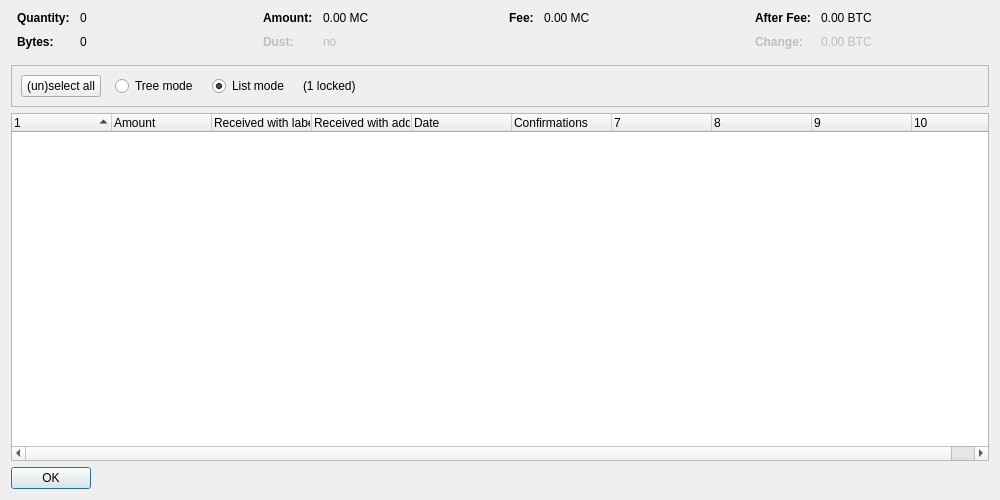
<?xml version="1.0" encoding="UTF-8"?>
<ui version="4.0">
 <class>CoinControlDialog</class>
 <widget class="QDialog" name="CoinControlDialog">
  <property name="geometry">
   <rect>
    <x>0</x>
    <y>0</y>
    <width>1000</width>
    <height>500</height>
   </rect>
  </property>
  <property name="windowTitle">
   <string>Coin Selection</string>
  </property>
  <layout class="QVBoxLayout" name="verticalLayout">
   <item>
    <layout class="QHBoxLayout" name="horizontalLayoutTop" stretch="0,0,0,0">
     <property name="topMargin">
      <number>0</number>
     </property>
     <property name="bottomMargin">
      <number>10</number>
     </property>
     <item>
      <layout class="QFormLayout" name="formLayoutCoinControl1">
       <property name="horizontalSpacing">
        <number>10</number>
       </property>
       <property name="verticalSpacing">
        <number>10</number>
       </property>
       <property name="leftMargin">
        <number>6</number>
       </property>
       <property name="rightMargin">
        <number>6</number>
       </property>
       <item row="0" column="0">
        <widget class="QLabel" name="labelCoinControlQuantityText">
         <property name="font">
          <font>
           <weight>75</weight>
           <bold>true</bold>
          </font>
         </property>
         <property name="text">
          <string>Quantity:</string>
         </property>
        </widget>
       </item>
       <item row="0" column="1">
        <widget class="QLabel" name="labelCoinControlQuantity">
         <property name="cursor">
          <cursorShape>IBeamCursor</cursorShape>
         </property>
         <property name="contextMenuPolicy">
          <enum>Qt::ActionsContextMenu</enum>
         </property>
         <property name="text">
          <string notr="true">0</string>
         </property>
         <property name="textInteractionFlags">
          <set>Qt::LinksAccessibleByMouse|Qt::TextSelectableByKeyboard|Qt::TextSelectableByMouse</set>
         </property>
        </widget>
       </item>
       <item row="1" column="0">
        <widget class="QLabel" name="labelCoinControlBytesText">
         <property name="font">
          <font>
           <weight>75</weight>
           <bold>true</bold>
          </font>
         </property>
         <property name="text">
          <string>Bytes:</string>
         </property>
        </widget>
       </item>
       <item row="1" column="1">
        <widget class="QLabel" name="labelCoinControlBytes">
         <property name="cursor">
          <cursorShape>IBeamCursor</cursorShape>
         </property>
         <property name="contextMenuPolicy">
          <enum>Qt::ActionsContextMenu</enum>
         </property>
         <property name="text">
          <string notr="true">0</string>
         </property>
         <property name="textInteractionFlags">
          <set>Qt::LinksAccessibleByMouse|Qt::TextSelectableByKeyboard|Qt::TextSelectableByMouse</set>
         </property>
        </widget>
       </item>
      </layout>
     </item>
     <item>
      <layout class="QFormLayout" name="formLayoutCoinControl2">
       <property name="horizontalSpacing">
        <number>10</number>
       </property>
       <property name="verticalSpacing">
        <number>10</number>
       </property>
       <property name="leftMargin">
        <number>6</number>
       </property>
       <property name="rightMargin">
        <number>6</number>
       </property>
       <item row="0" column="0">
        <widget class="QLabel" name="labelCoinControlAmountText">
         <property name="font">
          <font>
           <weight>75</weight>
           <bold>true</bold>
          </font>
         </property>
         <property name="text">
          <string>Amount:</string>
         </property>
        </widget>
       </item>
       <item row="0" column="1">
        <widget class="QLabel" name="labelCoinControlAmount">
         <property name="cursor">
          <cursorShape>IBeamCursor</cursorShape>
         </property>
         <property name="contextMenuPolicy">
          <enum>Qt::ActionsContextMenu</enum>
         </property>
         <property name="text">
          <string notr="true">0.00 MC</string>
         </property>
         <property name="textInteractionFlags">
          <set>Qt::LinksAccessibleByMouse|Qt::TextSelectableByKeyboard|Qt::TextSelectableByMouse</set>
         </property>
        </widget>
       </item>
       <item row="1" column="0">
        <widget class="QLabel" name="labelCoinControlLowOutputText">
         <property name="enabled">
          <bool>false</bool>
         </property>
         <property name="font">
          <font>
           <weight>75</weight>
           <bold>true</bold>
          </font>
         </property>
         <property name="text">
          <string>Dust:</string>
         </property>
        </widget>
       </item>
       <item row="1" column="1">
        <widget class="QLabel" name="labelCoinControlLowOutput">
         <property name="enabled">
          <bool>false</bool>
         </property>
         <property name="cursor">
          <cursorShape>IBeamCursor</cursorShape>
         </property>
         <property name="contextMenuPolicy">
          <enum>Qt::ActionsContextMenu</enum>
         </property>
         <property name="text">
          <string notr="true">no</string>
         </property>
         <property name="textInteractionFlags">
          <set>Qt::LinksAccessibleByMouse|Qt::TextSelectableByKeyboard|Qt::TextSelectableByMouse</set>
         </property>
        </widget>
       </item>
      </layout>
     </item>
     <item>
      <layout class="QFormLayout" name="formLayoutCoinControl3">
       <property name="horizontalSpacing">
        <number>10</number>
       </property>
       <property name="verticalSpacing">
        <number>10</number>
       </property>
       <property name="leftMargin">
        <number>6</number>
       </property>
       <property name="rightMargin">
        <number>6</number>
       </property>
       <item row="0" column="0">
        <widget class="QLabel" name="labelCoinControlFeeText">
         <property name="font">
          <font>
           <weight>75</weight>
           <bold>true</bold>
          </font>
         </property>
         <property name="text">
          <string>Fee:</string>
         </property>
        </widget>
       </item>
       <item row="0" column="1">
        <widget class="QLabel" name="labelCoinControlFee">
         <property name="cursor">
          <cursorShape>IBeamCursor</cursorShape>
         </property>
         <property name="contextMenuPolicy">
          <enum>Qt::ActionsContextMenu</enum>
         </property>
         <property name="text">
          <string notr="true">0.00 MC</string>
         </property>
         <property name="textInteractionFlags">
          <set>Qt::LinksAccessibleByMouse|Qt::TextSelectableByKeyboard|Qt::TextSelectableByMouse</set>
         </property>
        </widget>
       </item>
      </layout>
     </item>
     <item>
      <layout class="QFormLayout" name="formLayoutCoinControl4">
       <property name="horizontalSpacing">
        <number>10</number>
       </property>
       <property name="verticalSpacing">
        <number>10</number>
       </property>
       <property name="leftMargin">
        <number>6</number>
       </property>
       <property name="rightMargin">
        <number>6</number>
       </property>
       <item row="0" column="0">
        <widget class="QLabel" name="labelCoinControlAfterFeeText">
         <property name="font">
          <font>
           <weight>75</weight>
           <bold>true</bold>
          </font>
         </property>
         <property name="text">
          <string>After Fee:</string>
         </property>
        </widget>
       </item>
       <item row="0" column="1">
        <widget class="QLabel" name="labelCoinControlAfterFee">
         <property name="cursor">
          <cursorShape>IBeamCursor</cursorShape>
         </property>
         <property name="contextMenuPolicy">
          <enum>Qt::ActionsContextMenu</enum>
         </property>
         <property name="text">
          <string notr="true">0.00 BTC</string>
         </property>
         <property name="textInteractionFlags">
          <set>Qt::LinksAccessibleByMouse|Qt::TextSelectableByKeyboard|Qt::TextSelectableByMouse</set>
         </property>
        </widget>
       </item>
       <item row="1" column="0">
        <widget class="QLabel" name="labelCoinControlChangeText">
         <property name="enabled">
          <bool>false</bool>
         </property>
         <property name="font">
          <font>
           <weight>75</weight>
           <bold>true</bold>
          </font>
         </property>
         <property name="text">
          <string>Change:</string>
         </property>
        </widget>
       </item>
       <item row="1" column="1">
        <widget class="QLabel" name="labelCoinControlChange">
         <property name="enabled">
          <bool>false</bool>
         </property>
         <property name="cursor">
          <cursorShape>IBeamCursor</cursorShape>
         </property>
         <property name="contextMenuPolicy">
          <enum>Qt::ActionsContextMenu</enum>
         </property>
         <property name="text">
          <string notr="true">0.00 BTC</string>
         </property>
         <property name="textInteractionFlags">
          <set>Qt::LinksAccessibleByMouse|Qt::TextSelectableByKeyboard|Qt::TextSelectableByMouse</set>
         </property>
        </widget>
       </item>
      </layout>
     </item>
    </layout>
   </item>
   <item>
    <widget class="QFrame" name="frame">
     <property name="minimumSize">
      <size>
       <width>0</width>
       <height>40</height>
      </size>
     </property>
     <property name="frameShape">
      <enum>QFrame::StyledPanel</enum>
     </property>
     <property name="frameShadow">
      <enum>QFrame::Sunken</enum>
     </property>
     <layout class="QHBoxLayout" name="horizontalLayout">
      <item>
       <layout class="QHBoxLayout" name="horizontalLayoutPanel" stretch="0,0,0,0,0">
        <property name="spacing">
         <number>14</number>
        </property>
        <item>
         <widget class="QPushButton" name="pushButtonSelectAll">
          <property name="sizePolicy">
           <sizepolicy hsizetype="Maximum" vsizetype="Fixed">
            <horstretch>0</horstretch>
            <verstretch>0</verstretch>
           </sizepolicy>
          </property>
          <property name="text">
           <string>(un)select all</string>
          </property>
          <property name="autoDefault">
           <bool>false</bool>
          </property>
         </widget>
        </item>
        <item>
         <widget class="QRadioButton" name="radioTreeMode">
          <property name="sizePolicy">
           <sizepolicy hsizetype="Maximum" vsizetype="Fixed">
            <horstretch>0</horstretch>
            <verstretch>0</verstretch>
           </sizepolicy>
          </property>
          <property name="text">
           <string>Tree mode</string>
          </property>
         </widget>
        </item>
        <item>
         <widget class="QRadioButton" name="radioListMode">
          <property name="sizePolicy">
           <sizepolicy hsizetype="Maximum" vsizetype="Fixed">
            <horstretch>0</horstretch>
            <verstretch>0</verstretch>
           </sizepolicy>
          </property>
          <property name="text">
           <string>List mode</string>
          </property>
          <property name="checked">
           <bool>true</bool>
          </property>
         </widget>
        </item>
        <item>
         <widget class="QLabel" name="labelLocked">
          <property name="text">
           <string notr="true">(1 locked)</string>
          </property>
         </widget>
        </item>
        <item>
         <spacer name="horizontalSpacer">
          <property name="orientation">
           <enum>Qt::Horizontal</enum>
          </property>
          <property name="sizeHint" stdset="0">
           <size>
            <width>40</width>
            <height>20</height>
           </size>
          </property>
         </spacer>
        </item>
       </layout>
      </item>
     </layout>
    </widget>
   </item>
   <item>
    <widget class="CoinControlTreeWidget" name="treeWidget">
     <property name="contextMenuPolicy">
      <enum>Qt::CustomContextMenu</enum>
     </property>
     <property name="sortingEnabled">
      <bool>false</bool>
     </property>
     <property name="columnCount">
      <number>10</number>
     </property>
     <attribute name="headerShowSortIndicator" stdset="0">
      <bool>true</bool>
     </attribute>
     <attribute name="headerStretchLastSection">
      <bool>false</bool>
     </attribute>
     <column>
      <property name="text">
       <string/>
      </property>
     </column>
     <column>
      <property name="text">
       <string>Amount</string>
      </property>
     </column>
     <column>
      <property name="text">
       <string>Received with label</string>
      </property>
     </column>
     <column>
      <property name="text">
       <string>Received with address</string>
      </property>
     </column>
     <column>
      <property name="text">
       <string>Date</string>
      </property>
     </column>
     <column>
      <property name="text">
       <string>Confirmations</string>
      </property>
      <property name="toolTip">
       <string>Confirmed</string>
      </property>
     </column>
     <column>
      <property name="text">
       <string/>
      </property>
     </column>
     <column>
      <property name="text">
       <string/>
      </property>
     </column>
     <column>
      <property name="text">
       <string/>
      </property>
     </column>
     <column>
      <property name="text">
       <string/>
      </property>
     </column>
    </widget>
   </item>
   <item>
    <widget class="QDialogButtonBox" name="buttonBox">
     <property name="sizePolicy">
      <sizepolicy hsizetype="Maximum" vsizetype="Fixed">
       <horstretch>0</horstretch>
       <verstretch>0</verstretch>
      </sizepolicy>
     </property>
     <property name="orientation">
      <enum>Qt::Horizontal</enum>
     </property>
     <property name="standardButtons">
      <set>QDialogButtonBox::Ok</set>
     </property>
    </widget>
   </item>
  </layout>
 </widget>
 <customwidgets>
  <customwidget>
   <class>CoinControlTreeWidget</class>
   <extends>QTreeWidget</extends>
   <header>coincontroltreewidget.h</header>
  </customwidget>
 </customwidgets>
 <resources/>
 <connections/>
</ui>
